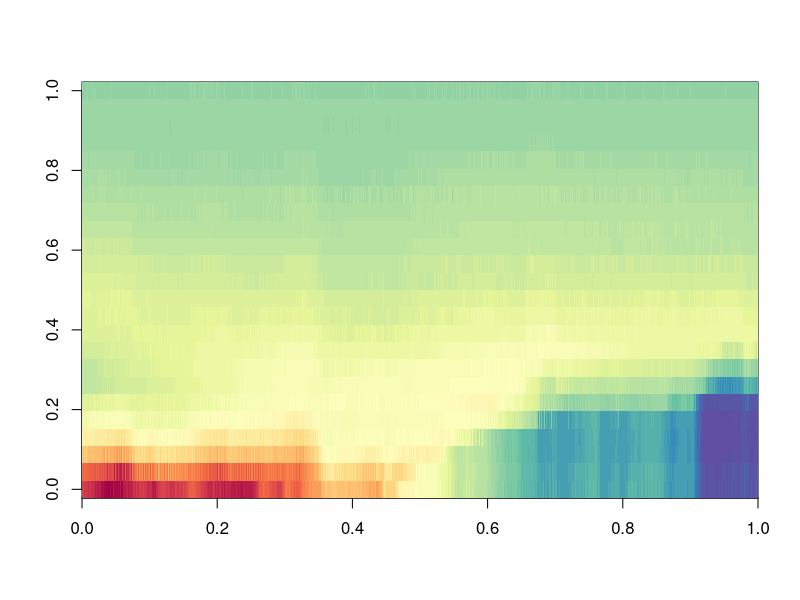
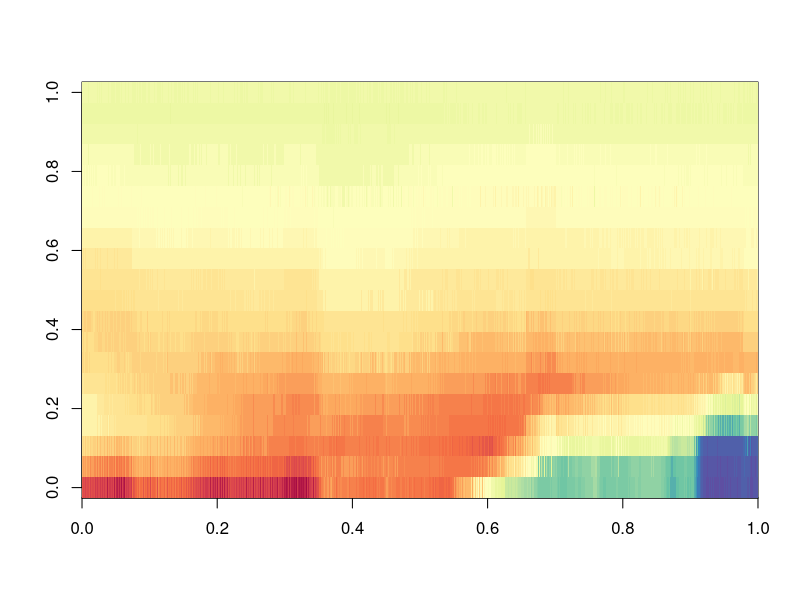

Generate these figures, in order, with R:
## Temperature String Heatmap
## visualize using image() command by manually mapping data to colors.

## CONTOUR PLOT OF ABACO TEMPERATURE STRING DATA

require(plotly) # plotting
require(lubridate) # dates
require(zoo) # misc data handling functions
require(tidyr) # for reshaping data sets
require(RColorBrewer)

# read data, a few minor processing bits
RawTemperatureData <- read.csv('abaco_temp_data.csv')
RawTemperatureData <- na.trim(RawTemperatureData)
RawTemperatureData$datetime <- lubridate::mdy_hm(RawTemperatureData$datetime)

# reshape data into three columns (x,y,z)
ReshapedTempData <- gather(RawTemperatureData, key = Depth, value = Temperature, -datetime)

# convert temperature column names into numbers
ReshapedTempData$Depth <- as.numeric(substr(ReshapedTempData$Depth, 2, 6))

#### just a month of data
OneMonthTempData <- ReshapedTempData %>% filter(datetime < ymd('2016-08-08'))

Palette <- data.frame(temperature = sort(unique(OneMonthTempData$Temperature)))
Palette$Hex <- colorRampPalette(rev(brewer.pal(11,"Spectral")))(nrow(Palette))

OneMonthTempData


tempRange <- range(OneMonthTempData$Temperature)
ncolors <- (ceiling(tempRange[2]) - floor(tempRange[1])) * 4
palette <- colorRampPalette(rev(brewer.pal(11,"Spectral")))(ncolors + 1)
colorIndex <- (0:ncolors)/ncolors

colorscale <- data.frame(index = colorIndex, palette = palette)

image(as.matrix(select(RawTemperatureData, -datetime)), col = Palette$Hex)

newData <- RawTemperatureData[,5:24]
image(as.matrix(newData), col = Palette$Hex)
